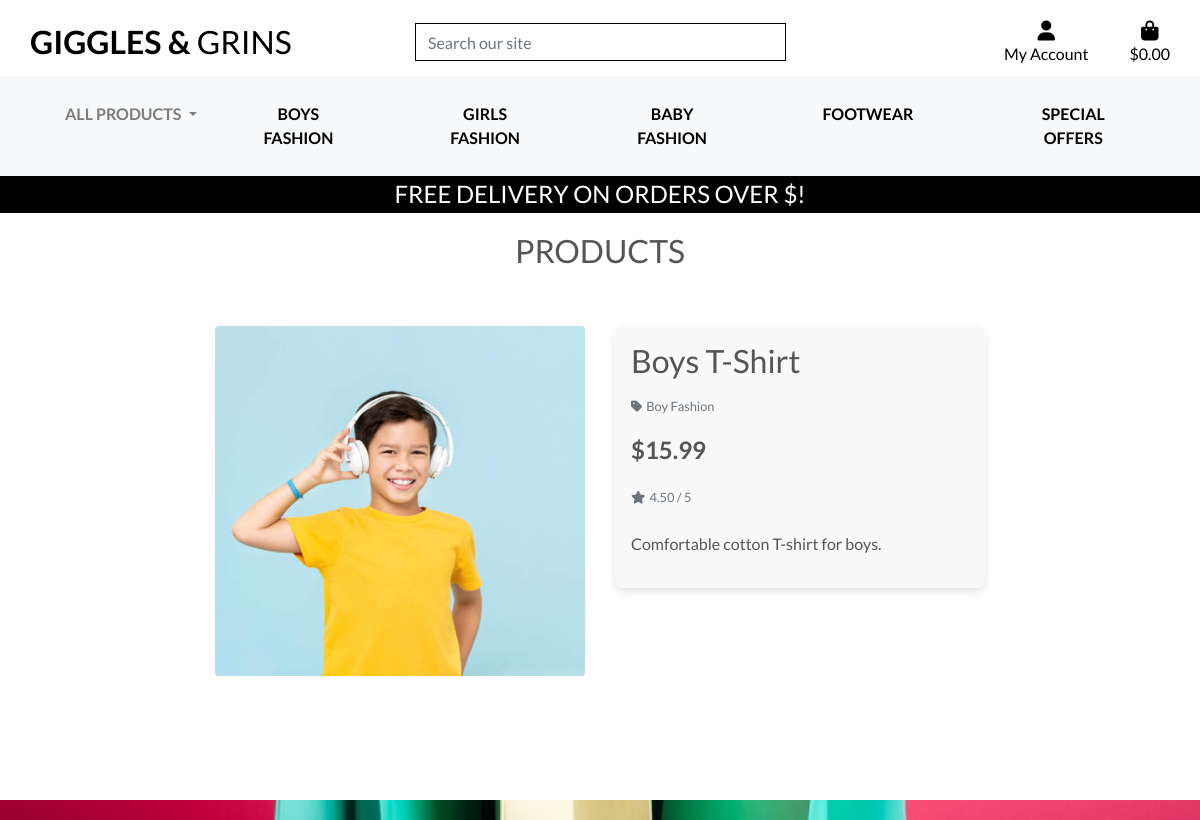
The page /products/1/ on the database as committed earlier.
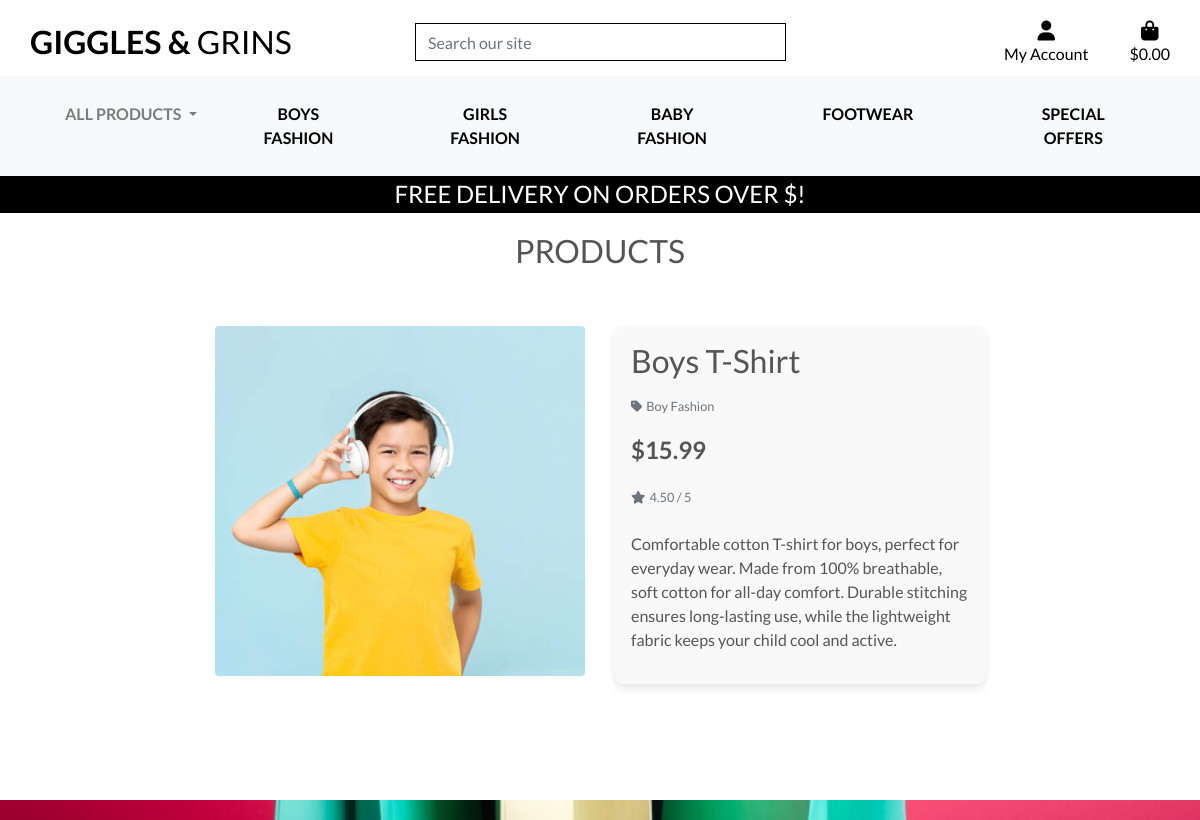
The same page on the database as committed later.
### products/models.py (models this page shows, shortened)
class Product(models.Model):
    category = models.ForeignKey('Category', null=True, blank=True, on_delete=models.SET_NULL)
    subcategory = models.ForeignKey('Subcategory', null=True, blank=True, on_delete=models.SET_NULL, related_name="products")
    sku = models.CharField(max_length=254, null=True, blank=True)
    name = models.CharField(max_length=254)
    description = models.TextField()
    price = models.DecimalField(max_digits=6, decimal_places=2)
    rating = models.DecimalField(max_digits=6, decimal_places=2, null=True, blank=True)
    image_url = models.URLField(max_length=1024, null=True, blank=True)
    image = models.ImageField(upload_to='product_images/', blank=True, null=True)

class Category(models.Model):
    name = models.CharField(max_length=254)
    friendly_name = models.CharField(max_length=254, null=True, blank=True)
    description = models.TextField(null=True, blank=True)
    class Meta:
        verbose_name_plural = 'Categories'

### products/views.py (the view)
# urls.py: path('<int:product_id>/', views.product_detail, name='product_detail'),
def product_detail(request, product_id):
    product = get_object_or_404(Product, pk=product_id)
    context = {
        'product': product,
    }
    return render(request, 'products/product_detail.html', context)

### products/context_processors.py (called while the page is built)
def categories_with_subcategories(request):
    categories = Category.objects.prefetch_related('subcategories').all()
    return {'categories_with_subcategories': categories}

### products/templates/products/product_detail.html (shortened to what this page needs)
{% extends "base.html" %}
{% load static %}
{% block page_header %}
    <div class="container header-container">
    </div>
{% endblock %}
{% block content %}
    <div class="overlay"></div>
    <div class="container-fluid mt-5">
        <h2 class="logo-font">Products</h2>
        <div class="row">
            <div class="col-12 col-md-6 col-lg-4 offset-lg-2">
                <div class="image-container my-5">
                    {% if product.image %}
                        <a href="{{ product.image.url }}" target="_blank">
                            <img class="card-img-top img-fluid rounded" src="{{ product.image.url }}" alt="{{ product.name }}">
                        </a>
                        {% else %}
                        <a href="#">
                            <img class="card-img-top img-fluid" src="{{ MEDIA_URL }}noimage.png" alt="{{ product.name }}">
                        </a>
                    {% endif %}
                </div>
            </div>
            <div class="col-12 col-md-6 col-lg-4">
                <div class="product-details-container mb-5 mt-md-5 p-3" style="background-color: #f9f9f9; border-radius: 8px; box-shadow: 0 4px 8px rgba(0, 0, 0, 0.1);">
                    <h2 class="mb-3">{{ product.name }}</h2>
                    {% if product.category %}
                    <p class="small mt-1 mb-3">
                        <a class="text-muted" href="{% url 'products' %}?category={{ product.category.name }}">
                            <i class="fas fa-tag mr-1"></i>{{ product.category.friendly_name }}
                        </a>
                    </p>
                    {% endif %}
                    <p class="lead mb-3 text-left font-weight-bold" style="font-size: 1.5rem;">${{ product.price }}</p>
                    {% if product.rating %}
                        <small class="text-muted"><i class="fas fa-star mr-1"></i>{{ product.rating }} / 5</small>
                    {% else %}
                        <small class="text-muted">No Rating</small>
                    {% endif %}
                    <p class="mt-4">{{ product.description }}</p>
                </div>
            </div>
        </div>
    </div>
{% endblock %}

Rows that differ between the two databases and show on the page:
changed Product "Boys T-Shirt": description "Comfortable cotton T-shirt for boys." → "Comfortable cotton T-shirt for boys, perfect for everyday wear. Made from 100% breathable, soft cotton for all-day comfort. Durable stitching ensures long-lasting use, while the lightweight fabric keeps your child cool and active."
